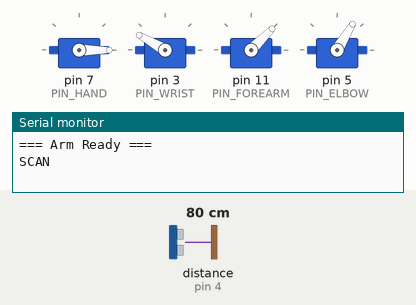
Simulated run of this sketch. Board: Arduino Uno, built with avr-gcc and run on an emulated ATmega328P. Shown: 4 × servo, the last lines printed to the serial monitor. Wiring (inferred from the names in the program): ultrasonic range finder: trigger pin 2; echo pin 4. The test bench sets the inputs (shaded band); at power-on: distance to the obstacle (sensor on pin 4) 80 cm. The echo pulse lasts 58.3 µs per cm.

Above: at 1.2 s.
1.3 s: distance to the obstacle (sensor on pin 4) set to 4 cm
At 1.65 s:
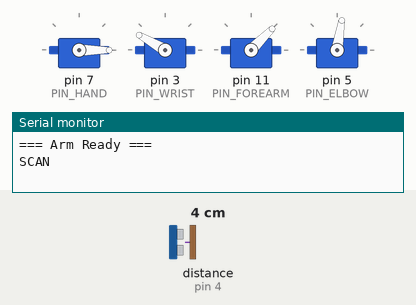
At 3.05 s:
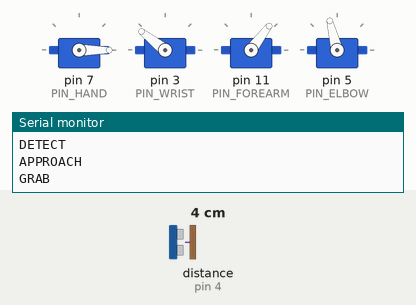
4.3 s: distance to the obstacle (sensor on pin 4) set to 35 cm
16.3 s: distance to the obstacle (sensor on pin 4) set to 9 cm
At 22.78 s:
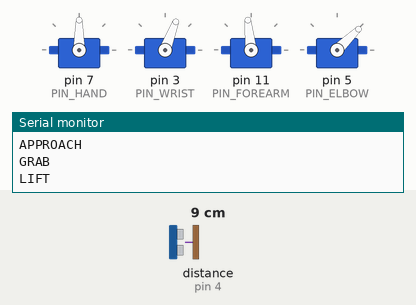
Timing chart, 0 to 43.7 s (numbered marks = the images above; inputs shaded):
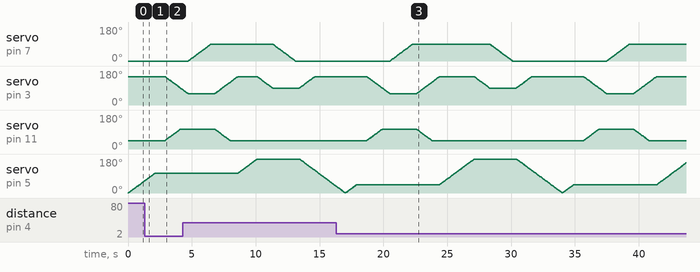

The sketch:

robotic_arm_fsm_complete_v2.ino
```cpp
#include <Servo.h>

// ================================================================
//  TYPE DEFINITIONS — must come before any function that uses them
// ================================================================

struct Joint {
  Servo* servo;
  int current;
  int target;
  bool moving;
};

enum State : uint8_t {
  ST_SCAN, ST_DETECTED, ST_APPROACH, ST_GRAB,
  ST_LIFT, ST_MOVE_DROP, ST_RELEASE, ST_RETURN, ST_HALT
};

void jointMoveTo(Joint& j, int angle);
bool jointArrived(const Joint& j);
void jointStep(Joint& j);
void enterState(State s);

// ----------------------------------------------------------------
//  Debug
// ----------------------------------------------------------------
#define DEBUG true

// ----------------------------------------------------------------
//  Pins
// ----------------------------------------------------------------
#define PIN_HAND    7
#define PIN_WRIST   3
#define PIN_FOREARM 11
#define PIN_ELBOW   5
#define PIN_TRIG    2
#define PIN_ECHO    4

// ----------------------------------------------------------------
//  Servo objects
// ----------------------------------------------------------------
Servo servo_hand, servo_wrist, servo_forearm, servo_elbow;

// ----------------------------------------------------------------
//  Calibration (corrected for servo direction)
// ----------------------------------------------------------------
const int HAND_OPEN   = 0;
const int HAND_CLOSED = 90;

const int WRIST_UP    = 150;   // physically raised for travel
const int WRIST_DOWN  = 60;    // physically at table for pickup
const int WRIST_DROP  = 90;    // halfway — releasing over cup

const int FOREARM_POS  = 45;   // retracted — safe travel clearance
const int FOREARM_GRAB = 105;  // extended — reaches ground

const int SCAN_START = 0;
const int SCAN_END   = 135;
const int DROP_POS   = 180;

int elbowDetectAngle = SCAN_START;

// ----------------------------------------------------------------
//  Sensor thresholds
// ----------------------------------------------------------------
const float D_MIN_CM = 2.0f;
const float D_MAX_CM = 15.0f;

// ----------------------------------------------------------------
//  Timing
// ----------------------------------------------------------------
const unsigned long STEP_MS          = 20;
const unsigned long SETTLE_MS        = 300;
const unsigned long CONFIRM_MS       = 800;
const unsigned long HALT_PAUSE_MS    = 2000;
const unsigned long SCAN_DWELL_MS    = 350;
const unsigned long STATE_TIMEOUT_MS = 12000;
const unsigned long CARRY_TIMEOUT_MS = 20000;

// ----------------------------------------------------------------
//  Sensor filter — median-of-3 + EWMA
// ----------------------------------------------------------------
float pingBuf[3];
uint8_t pingIdx    = 0;
bool    pingFull   = false;
float   filteredCm = 400.0f;
uint8_t debounceCount = 0;
unsigned long lastPingMs = 0;

float pingCm() {
  digitalWrite(PIN_TRIG, LOW);
  delayMicroseconds(2);
  digitalWrite(PIN_TRIG, HIGH);
  delayMicroseconds(10);
  digitalWrite(PIN_TRIG, LOW);
  unsigned long us = pulseIn(PIN_ECHO, HIGH, 3500);
  if (us == 0) return 999.0f;
  return us * 0.01715f;
}

float median3(float a, float b, float c) {
  if (a > b) { float t = a; a = b; b = t; }
  if (b > c) { float t = b; b = c; c = t; }
  if (a > b) { float t = a; a = b; b = t; }
  return b;
}

void updateSensor(bool doDebounce) {
  if (millis() - lastPingMs < 25) return;
  lastPingMs = millis();

  pingBuf[pingIdx++] = pingCm();
  if (pingIdx < 3) return;
  pingIdx = 0;
  pingFull = true;

  float med = median3(pingBuf[0], pingBuf[1], pingBuf[2]);
  if (med > 1.0f && med < 400.0f) {
    filteredCm = 0.35f * med + 0.65f * filteredCm;
  }

  if (doDebounce) {
    if (filteredCm > D_MIN_CM && filteredCm < D_MAX_CM)
      debounceCount = min(debounceCount + 1, 250);
    else
      debounceCount = 0;
  }
}

void resetSensor() {
  debounceCount = 0;
  filteredCm    = 400.0f;
  pingIdx       = 0;
  pingFull      = false;
}

// ----------------------------------------------------------------
//  Joint functions
// ----------------------------------------------------------------
Joint jHand    = { &servo_hand,    HAND_OPEN,   HAND_OPEN,   false };
Joint jWrist   = { &servo_wrist,   WRIST_UP,    WRIST_UP,    false };
Joint jForearm = { &servo_forearm, FOREARM_POS, FOREARM_POS, false };
Joint jElbow   = { &servo_elbow,   SCAN_START,  SCAN_START,  false };

void jointMoveTo(Joint& j, int angle) {
  j.target = constrain(angle, 0, 180);
  j.moving = (j.target != j.current);
}

bool jointArrived(const Joint& j) { return !j.moving; }

void jointStep(Joint& j) {
  if (!j.moving) return;
  if (j.current < j.target) j.current++;
  else                       j.current--;
  j.servo->write(j.current);
  if (j.current == j.target) j.moving = false;
}

void tickServos() {
  jointStep(jHand);
  jointStep(jWrist);
  jointStep(jForearm);
  jointStep(jElbow);
}

// ----------------------------------------------------------------
//  FSM globals + helpers
// ----------------------------------------------------------------
State state = ST_SCAN;
unsigned long stateStartMs = 0;
uint8_t phase = 0;
unsigned long phaseTimerMs = 0;

bool scanToEnd     = true;
bool scanDwelling  = false;
unsigned long dwellStartMs = 0;

unsigned long lastStepMs = 0;

void enterState(State s) {
  state = s;  stateStartMs = millis();
  phase = 0;  phaseTimerMs = 0;
#if DEBUG
  const char* n[] = {"SCAN","DETECT","APPROACH","GRAB",
                     "LIFT","MOVE","RELEASE","RETURN","HALT"};
  Serial.println(n[s]);
#endif
}

bool timeout()      { return millis() - stateStartMs > STATE_TIMEOUT_MS; }
bool carryTimeout() { return millis() - stateStartMs > CARRY_TIMEOUT_MS; }
void startTimer(unsigned long ms) { phaseTimerMs = millis() + ms; }
bool timerDone() { return (long)(millis() - phaseTimerMs) >= 0; }

void safePose() {
  jointMoveTo(jHand, HAND_OPEN);
  jointMoveTo(jWrist, WRIST_UP);
}

// ----------------------------------------------------------------
//  setup
// ----------------------------------------------------------------
void setup() {
  Serial.begin(9600);
  pinMode(PIN_TRIG, OUTPUT);
  pinMode(PIN_ECHO, INPUT);

  servo_hand.attach(PIN_HAND);
  servo_wrist.attach(PIN_WRIST);
  servo_forearm.attach(PIN_FOREARM);
  servo_elbow.attach(PIN_ELBOW);

  servo_hand.write(HAND_OPEN);
  servo_wrist.write(WRIST_UP);
  servo_forearm.write(FOREARM_POS);
  servo_elbow.write(SCAN_START);

  Serial.println(F("=== Arm Ready ==="));
  jointMoveTo(jElbow, SCAN_END);
  enterState(ST_SCAN);
  lastStepMs = millis();
}

// ----------------------------------------------------------------
//  loop
// ----------------------------------------------------------------
void loop() {
  unsigned long now = millis();

  bool scanning = (state == ST_SCAN);
  if (!scanning) debounceCount = 0;
  updateSensor(scanning);

  if (now - lastStepMs >= STEP_MS) {
    lastStepMs = now;
    tickServos();
  }

  switch (state) {

    case ST_SCAN: {
      if (pingFull && debounceCount >= 3) {
        elbowDetectAngle = jElbow.current;
        enterState(ST_DETECTED);
        break;
      }
      if (!scanDwelling) {
        if (jointArrived(jElbow)) {
          scanDwelling = true;
          dwellStartMs = now;
          debounceCount = 0;
        }
      } else {
        if (now - dwellStartMs >= SCAN_DWELL_MS) {
          scanDwelling = false;
          debounceCount = 0;
          if (scanToEnd) { jointMoveTo(jElbow, SCAN_START); scanToEnd = false; }
          else           { jointMoveTo(jElbow, SCAN_END);   scanToEnd = true;  }
        }
      }
      if (timeout()) stateStartMs = now;
      break;
    }

    case ST_DETECTED: {
      jointMoveTo(jElbow, elbowDetectAngle);
      bool inRange = (filteredCm > D_MIN_CM && filteredCm < D_MAX_CM);
      if (!inRange) { enterState(ST_HALT); break; }
      if (now - stateStartMs >= CONFIRM_MS) enterState(ST_APPROACH);
      if (timeout()) { safePose(); enterState(ST_RETURN); }
      break;
    }

    case ST_APPROACH: {
      jointMoveTo(jHand, HAND_OPEN);
      // REMOVED: jointMoveTo(jWrist, WRIST_UP) — caused unnecessary raise
      jointMoveTo(jForearm, FOREARM_POS);
      jointMoveTo(jElbow, elbowDetectAngle);
      if (jointArrived(jHand) &&
          jointArrived(jForearm) && jointArrived(jElbow))
        enterState(ST_GRAB);
      if (timeout()) { safePose(); enterState(ST_RETURN); }
      break;
    }

    case ST_GRAB: {
      if (phase == 0) {
        jointMoveTo(jWrist, WRIST_DOWN);
        jointMoveTo(jForearm, FOREARM_GRAB);
        if (jointArrived(jWrist) && jointArrived(jForearm)) phase = 1;
      } else if (phase == 1) {
        jointMoveTo(jHand, HAND_CLOSED);
        if (jointArrived(jHand)) { phase = 2; startTimer(SETTLE_MS); }
      } else if (phase == 2) {
        if (timerDone()) enterState(ST_LIFT);
      }
      if (carryTimeout()) {
        jointMoveTo(jWrist, WRIST_UP);
        enterState(ST_RETURN);
      }
      break;
    }

     case ST_LIFT: {
      jointMoveTo(jHand, HAND_CLOSED);      // ADDED: reinforce grip
      jointMoveTo(jWrist, WRIST_UP);
      jointMoveTo(jForearm, FOREARM_POS);
      if (jointArrived(jWrist) && jointArrived(jForearm))
        enterState(ST_MOVE_DROP);
      if (carryTimeout()) enterState(ST_RELEASE);
      break;
    }

    case ST_MOVE_DROP: {
      jointMoveTo(jHand, HAND_CLOSED);      // ADDED: reinforce grip
      if (phase == 0) {
        jointMoveTo(jElbow, DROP_POS);
        if (jointArrived(jElbow)) phase = 1;
      } else if (phase == 1) {
        jointMoveTo(jWrist, WRIST_DROP);
        if (jointArrived(jWrist)) enterState(ST_RELEASE);
      }
      if (carryTimeout()) enterState(ST_RELEASE);
      break;
    }

    case ST_RELEASE: {
      // phase 0: open gripper
      if (phase == 0) {
        jointMoveTo(jHand, HAND_OPEN);
        if (jointArrived(jHand)) { phase = 1; startTimer(SETTLE_MS); }
      }
      // phase 1: wait for ball to clear, then go straight to RETURN
      // REMOVED old phase 2 (wrist raise) — caused unnecessary lift before return
      else if (phase == 1) {
        if (timerDone()) enterState(ST_RETURN);
      }
      if (timeout()) { jointMoveTo(jHand, HAND_OPEN); enterState(ST_RETURN); }
      break;
    }

    case ST_RETURN: {
      if (phase == 0) {
        jointMoveTo(jForearm, FOREARM_POS);
        jointMoveTo(jElbow, SCAN_START);
        jointMoveTo(jHand, HAND_OPEN);
        jointMoveTo(jWrist, WRIST_UP);
        if (jointArrived(jForearm) && jointArrived(jElbow) &&
            jointArrived(jHand) && jointArrived(jWrist))
          phase = 1;
      } else if (phase == 1) {
        resetSensor();
        scanToEnd = true;
        scanDwelling = false;
        jointMoveTo(jElbow, SCAN_END);
        enterState(ST_SCAN);
      }
      if (timeout()) {
        jHand.current = HAND_OPEN;       servo_hand.write(HAND_OPEN);
        jWrist.current = WRIST_UP;       servo_wrist.write(WRIST_UP);
        jForearm.current = FOREARM_POS;  servo_forearm.write(FOREARM_POS);
        jElbow.current = SCAN_START;     servo_elbow.write(SCAN_START);
        resetSensor();
        scanToEnd = true; scanDwelling = false;
        jointMoveTo(jElbow, SCAN_END);
        enterState(ST_SCAN);
      }
      break;
    }

    case ST_HALT: {
      jointMoveTo(jHand, HAND_OPEN);
      jointMoveTo(jWrist, WRIST_UP);
      if (phase == 0) {
        if (jointArrived(jHand) && jointArrived(jWrist)) {
          phase = 1; startTimer(HALT_PAUSE_MS);
        }
      } else if (phase == 1) {
        if (timerDone()) {
          resetSensor();
          scanToEnd = true; scanDwelling = false;
          jointMoveTo(jElbow, SCAN_END);
          enterState(ST_SCAN);
        }
      }
      if (timeout()) { safePose(); enterState(ST_RETURN); }
      break;
    }
  }
}
```

Measured:
- after the input at 1.3 s, servo on pin 3 (PIN_WRIST): moves from 150° to 80° over 1.4 s, starting after 1.6 s; servo on pin 11 (PIN_FOREARM): moves from 45° to 105° over 1.2 s, starting after 1.6 s
